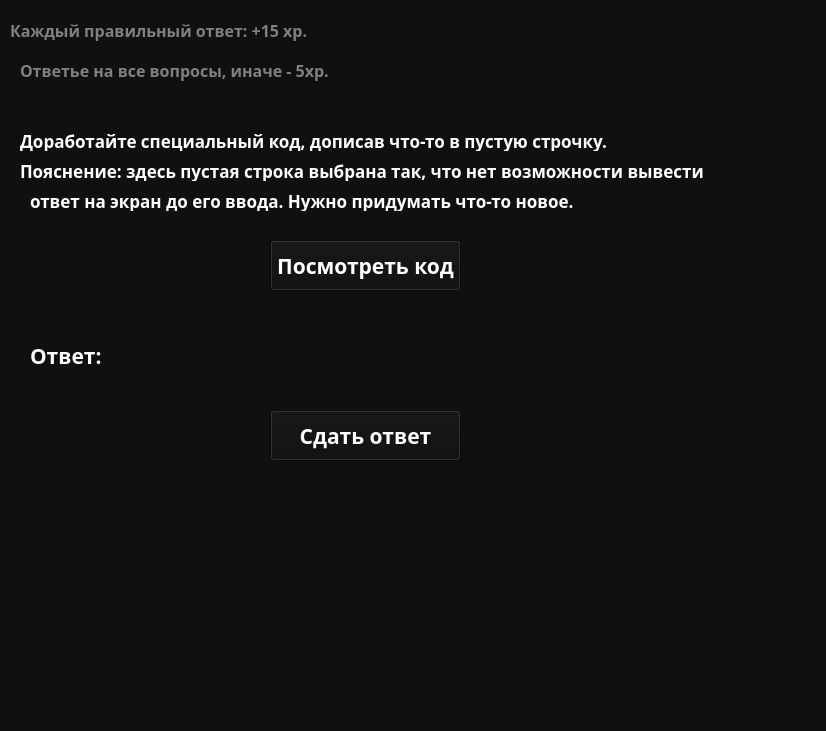
<?xml version="1.0" encoding="UTF-8"?>
<ui version="4.0">
 <class>MainWindow</class>
 <widget class="QMainWindow" name="MainWindow">
  <property name="geometry">
   <rect>
    <x>0</x>
    <y>0</y>
    <width>826</width>
    <height>731</height>
   </rect>
  </property>
  <property name="windowTitle">
   <string>MainWindow</string>
  </property>
  <property name="styleSheet">
   <string notr="true">QWidget {
	color: white;
	background-color: #101010;
	font-family: Rubik;
	font-size: 16pt;
	font-weight: 600;
}</string>
  </property>
  <widget class="QWidget" name="centralwidget">
   <widget class="QLabel" name="label_2">
    <property name="geometry">
     <rect>
      <x>10</x>
      <y>10</y>
      <width>781</width>
      <height>41</height>
     </rect>
    </property>
    <property name="styleSheet">
     <string notr="true">QWidget {
	color: grey;
	background-color: #101010;
	font-family: Rubik;
	font-size: 12pt;
	font-weight: 600;
}</string>
    </property>
    <property name="text">
     <string>Каждый правильный ответ: +15 xp.</string>
    </property>
   </widget>
   <widget class="QLabel" name="label_5">
    <property name="geometry">
     <rect>
      <x>20</x>
      <y>50</y>
      <width>781</width>
      <height>41</height>
     </rect>
    </property>
    <property name="styleSheet">
     <string notr="true">QWidget {
	color: grey;
	background-color: #101010;
	font-family: Rubik;
	font-size: 12pt;
	font-weight: 600;
}</string>
    </property>
    <property name="text">
     <string>Ответье на все вопросы, иначе - 5xp.</string>
    </property>
   </widget>
   <widget class="QLabel" name="label">
    <property name="geometry">
     <rect>
      <x>20</x>
      <y>130</y>
      <width>751</width>
      <height>21</height>
     </rect>
    </property>
    <property name="styleSheet">
     <string notr="true">QWidget {
	color: white;
	background-color: #101010;
	font-family: Rubik;
	font-size: 13pt;
	font-weight: 600;
}</string>
    </property>
    <property name="text">
     <string>Доработайте специальный код, дописав что-то в пустую строчку.</string>
    </property>
   </widget>
   <widget class="QLabel" name="label_3">
    <property name="geometry">
     <rect>
      <x>20</x>
      <y>160</y>
      <width>751</width>
      <height>21</height>
     </rect>
    </property>
    <property name="styleSheet">
     <string notr="true">QWidget {
	color: white;
	background-color: #101010;
	font-family: Rubik;
	font-size: 13pt;
	font-weight: 600;
}</string>
    </property>
    <property name="text">
     <string>Пояснение: здесь пустая строка выбрана так, что нет возможности вывести</string>
    </property>
   </widget>
   <widget class="QLabel" name="label_4">
    <property name="geometry">
     <rect>
      <x>30</x>
      <y>190</y>
      <width>751</width>
      <height>21</height>
     </rect>
    </property>
    <property name="styleSheet">
     <string notr="true">QWidget {
	color: white;
	background-color: #101010;
	font-family: Rubik;
	font-size: 13pt;
	font-weight: 600;
}</string>
    </property>
    <property name="text">
     <string>ответ на экран до его ввода. Нужно придумать что-то новое.</string>
    </property>
   </widget>
   <widget class="QPushButton" name="pushButton">
    <property name="geometry">
     <rect>
      <x>270</x>
      <y>240</y>
      <width>191</width>
      <height>51</height>
     </rect>
    </property>
    <property name="text">
     <string>Посмотреть код</string>
    </property>
   </widget>
   <widget class="QLabel" name="label_6">
    <property name="geometry">
     <rect>
      <x>30</x>
      <y>340</y>
      <width>81</width>
      <height>31</height>
     </rect>
    </property>
    <property name="text">
     <string>Ответ:</string>
    </property>
   </widget>
   <widget class="QPushButton" name="pushButton_2">
    <property name="geometry">
     <rect>
      <x>270</x>
      <y>410</y>
      <width>191</width>
      <height>51</height>
     </rect>
    </property>
    <property name="text">
     <string>Сдать ответ</string>
    </property>
   </widget>
  </widget>
  <widget class="QMenuBar" name="menubar">
   <property name="geometry">
    <rect>
     <x>0</x>
     <y>0</y>
     <width>826</width>
     <height>31</height>
    </rect>
   </property>
  </widget>
  <widget class="QStatusBar" name="statusbar"/>
 </widget>
 <resources/>
 <connections/>
</ui>
